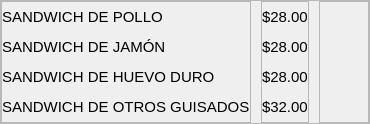
                       <widget class="QFrame" name="frame_50">
                        <property name="frameShape">
                         <enum>QFrame::StyledPanel</enum>
                        </property>
                        <property name="frameShadow">
                         <enum>QFrame::Raised</enum>
                        </property>
                        <layout class="QHBoxLayout" name="horizontalLayout_19">
                         <property name="spacing">
                          <number>10</number>
                         </property>
                         <property name="leftMargin">
                          <number>0</number>
                         </property>
                         <property name="topMargin">
                          <number>0</number>
                         </property>
                         <property name="rightMargin">
                          <number>0</number>
                         </property>
                         <property name="bottomMargin">
                          <number>0</number>
                         </property>
                         <item>
                          <widget class="QFrame" name="frame_51">
                           <property name="frameShape">
                            <enum>QFrame::StyledPanel</enum>
                           </property>
                           <property name="frameShadow">
                            <enum>QFrame::Raised</enum>
                           </property>
                           <layout class="QVBoxLayout" name="verticalLayout_42">
                            <property name="spacing">
                             <number>0</number>
                            </property>
                            <property name="leftMargin">
                             <number>0</number>
                            </property>
                            <property name="topMargin">
                             <number>0</number>
                            </property>
                            <property name="rightMargin">
                             <number>0</number>
                            </property>
                            <property name="bottomMargin">
                             <number>0</number>
                            </property>
                            <item>
                             <widget class="QLabel" name="label_126">
                              <property name="minimumSize">
                               <size>
                                <width>0</width>
                                <height>30</height>
                               </size>
                              </property>
                              <property name="maximumSize">
                               <size>
                                <width>16777215</width>
                                <height>30</height>
                               </size>
                              </property>
                              <property name="font">
                               <font>
                                <pointsize>11</pointsize>
                               </font>
                              </property>
                              <property name="text">
                               <string>SANDWICH DE POLLO</string>
                              </property>
                             </widget>
                            </item>
                            <item>
                             <widget class="QLabel" name="label_127">
                              <property name="minimumSize">
                               <size>
                                <width>0</width>
                                <height>30</height>
                               </size>
                              </property>
                              <property name="maximumSize">
                               <size>
                                <width>16777215</width>
                                <height>30</height>
                               </size>
                              </property>
                              <property name="font">
                               <font>
                                <pointsize>11</pointsize>
                               </font>
                              </property>
                              <property name="text">
                               <string>SANDWICH DE JAMÓN</string>
                              </property>
                             </widget>
                            </item>
                            <item>
                             <widget class="QLabel" name="label_128">
                              <property name="minimumSize">
                               <size>
                                <width>0</width>
                                <height>30</height>
                               </size>
                              </property>
                              <property name="maximumSize">
                               <size>
                                <width>16777215</width>
                                <height>30</height>
                               </size>
                              </property>
                              <property name="font">
                               <font>
                                <pointsize>11</pointsize>
                               </font>
                              </property>
                              <property name="text">
                               <string>SANDWICH DE HUEVO DURO</string>
                              </property>
                             </widget>
                            </item>
                            <item>
                             <widget class="QLabel" name="label_129">
                              <property name="minimumSize">
                               <size>
                                <width>0</width>
                                <height>30</height>
                               </size>
                              </property>
                              <property name="maximumSize">
                               <size>
                                <width>16777215</width>
                                <height>30</height>
                               </size>
                              </property>
                              <property name="font">
                               <font>
                                <pointsize>11</pointsize>
                               </font>
                              </property>
                              <property name="text">
                               <string>SANDWICH DE OTROS GUISADOS</string>
                              </property>
                             </widget>
                            </item>
                           </layout>
                          </widget>
                         </item>
                         <item>
                          <widget class="QFrame" name="frame_52">
                           <property name="frameShape">
                            <enum>QFrame::StyledPanel</enum>
                           </property>
                           <property name="frameShadow">
                            <enum>QFrame::Raised</enum>
                           </property>
                           <layout class="QVBoxLayout" name="verticalLayout_43">
                            <property name="spacing">
                             <number>0</number>
                            </property>
                            <property name="leftMargin">
                             <number>0</number>
                            </property>
                            <property name="topMargin">
                             <number>0</number>
                            </property>
                            <property name="rightMargin">
                             <number>0</number>
                            </property>
                            <property name="bottomMargin">
                             <number>0</number>
                            </property>
                            <item>
                             <widget class="QLabel" name="label_130">
                              <property name="minimumSize">
                               <size>
                                <width>0</width>
                                <height>30</height>
                               </size>
                              </property>
                              <property name="maximumSize">
                               <size>
                                <width>16777215</width>
                                <height>30</height>
                               </size>
                              </property>
                              <property name="font">
                               <font>
                                <pointsize>11</pointsize>
                               </font>
                              </property>
                              <property name="text">
                               <string>$28.00</string>
                              </property>
                             </widget>
                            </item>
                            <item>
                             <widget class="QLabel" name="label_131">
                              <property name="minimumSize">
                               <size>
                                <width>0</width>
                                <height>30</height>
                               </size>
                              </property>
                              <property name="maximumSize">
                               <size>
                                <width>16777215</width>
                                <height>30</height>
                               </size>
                              </property>
                              <property name="font">
                               <font>
                                <pointsize>11</pointsize>
                               </font>
                              </property>
                              <property name="text">
                               <string>$28.00</string>
                              </property>
                             </widget>
                            </item>
                            <item>
                             <widget class="QLabel" name="label_132">
                              <property name="minimumSize">
                               <size>
                                <width>0</width>
                                <height>30</height>
                               </size>
                              </property>
                              <property name="maximumSize">
                               <size>
                                <width>16777215</width>
                                <height>30</height>
                               </size>
                              </property>
                              <property name="font">
                               <font>
                                <pointsize>11</pointsize>
                               </font>
                              </property>
                              <property name="text">
                               <string>$28.00</string>
                              </property>
                             </widget>
                            </item>
                            <item>
                             <widget class="QLabel" name="label_133">
                              <property name="minimumSize">
                               <size>
                                <width>0</width>
                                <height>30</height>
                               </size>
                              </property>
                              <property name="maximumSize">
                               <size>
                                <width>16777215</width>
                                <height>30</height>
                               </size>
                              </property>
                              <property name="font">
                               <font>
                                <pointsize>11</pointsize>
                               </font>
                              </property>
                              <property name="text">
                               <string>$32.00</string>
                              </property>
                             </widget>
                            </item>
                           </layout>
                          </widget>
                         </item>
                         <item>
                          <widget class="QFrame" name="frame_53">
                           <property name="minimumSize">
                            <size>
                             <width>50</width>
                             <height>0</height>
                            </size>
                           </property>
                           <property name="maximumSize">
                            <size>
                             <width>50</width>
                             <height>16777215</height>
                            </size>
                           </property>
                           <property name="styleSheet">
                            <string notr="true">QPushButton{
border: transparent;
}

QPushButton:hover{
border-radius:15px;
border: rgb(183, 170, 135);
background-color: rgba(183, 170, 135, 90);
}</string>
                           </property>
                           <property name="frameShape">
                            <enum>QFrame::StyledPanel</enum>
                           </property>
                           <property name="frameShadow">
                            <enum>QFrame::Raised</enum>
                           </property>
                           <layout class="QVBoxLayout" name="verticalLayout_44">
                            <property name="spacing">
                             <number>0</number>
                            </property>
                            <property name="leftMargin">
                             <number>0</number>
                            </property>
                            <property name="topMargin">
                             <number>0</number>
                            </property>
                            <property name="rightMargin">
                             <number>0</number>
                            </property>
                            <property name="bottomMargin">
                             <number>0</number>
                            </property>
                            <item>
                             <widget class="QPushButton" name="s_p">
                              <property name="minimumSize">
                               <size>
                                <width>30</width>
                                <height>30</height>
                               </size>
                              </property>
                              <property name="maximumSize">
                               <size>
                                <width>30</width>
                                <height>30</height>
                               </size>
                              </property>
                              <property name="text">
                               <string/>
                              </property>
                              <property name="icon">
                               <iconset>
                                <normaloff>iconos/add_shopping_cart.png</normaloff>iconos/add_shopping_cart.png</iconset>
                              </property>
                              <property name="iconSize">
                               <size>
                                <width>20</width>
                                <height>20</height>
                               </size>
                              </property>
                             </widget>
                            </item>
                            <item>
                             <widget class="QPushButton" name="s_j">
                              <property name="minimumSize">
                               <size>
                                <width>30</width>
                                <height>30</height>
                               </size>
                              </property>
                              <property name="maximumSize">
                               <size>
                                <width>30</width>
                                <height>30</height>
                               </size>
                              </property>
                              <property name="text">
                               <string/>
                              </property>
                              <property name="icon">
                               <iconset>
                                <normaloff>iconos/add_shopping_cart.png</normaloff>iconos/add_shopping_cart.png</iconset>
                              </property>
                              <property name="iconSize">
                               <size>
                                <width>20</width>
                                <height>20</height>
                               </size>
                              </property>
                             </widget>
                            </item>
                            <item>
                             <widget class="QPushButton" name="s_h">
                              <property name="minimumSize">
                               <size>
                                <width>30</width>
                                <height>30</height>
                               </size>
                              </property>
                              <property name="maximumSize">
                               <size>
                                <width>30</width>
                                <height>30</height>
                               </size>
                              </property>
                              <property name="text">
                               <string/>
                              </property>
                              <property name="icon">
                               <iconset>
                                <normaloff>iconos/add_shopping_cart.png</normaloff>iconos/add_shopping_cart.png</iconset>
                              </property>
                              <property name="iconSize">
                               <size>
                                <width>20</width>
                                <height>20</height>
                               </size>
                              </property>
                             </widget>
                            </item>
                            <item>
                             <widget class="QPushButton" name="s_o">
                              <property name="minimumSize">
                               <size>
                                <width>30</width>
                                <height>30</height>
                               </size>
                              </property>
                              <property name="maximumSize">
                               <size>
                                <width>30</width>
                                <height>30</height>
                               </size>
                              </property>
                              <property name="text">
                               <string/>
                              </property>
                              <property name="icon">
                               <iconset>
                                <normaloff>iconos/add_shopping_cart.png</normaloff>iconos/add_shopping_cart.png</iconset>
                              </property>
                              <property name="iconSize">
                               <size>
                                <width>20</width>
                                <height>20</height>
                               </size>
                              </property>
                             </widget>
                            </item>
                           </layout>
                          </widget>
                         </item>
                        </layout>
                       </widget>
